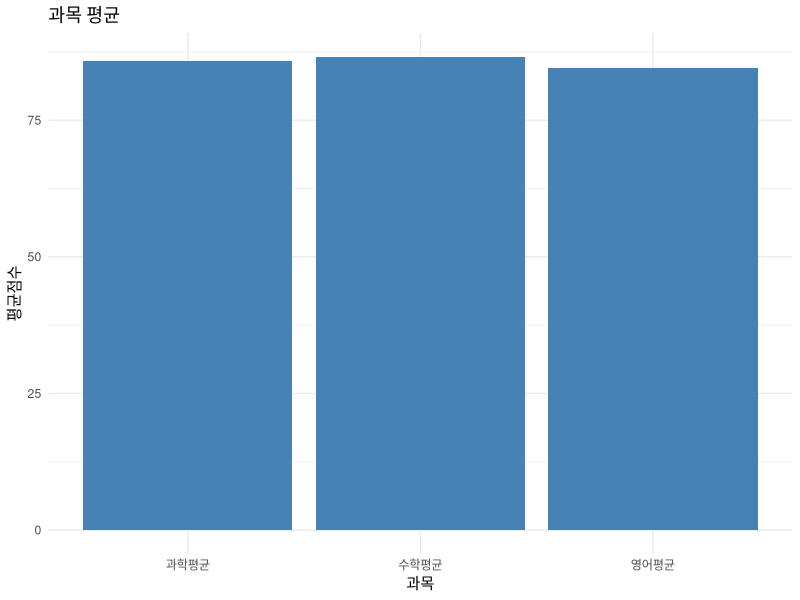

Write R code to recreate this figure.
# R 디렉토리  변경
setwd('D:/r-data')
print(list.files()) #해당 경로 파일 확인

#CSV(엑셀) 불러오기
data = read.csv('student_data.csv')
#View(data)

# 각 과목(Math, Science, English)의 평균 점수를 계산하세요.
# ***mean
math = mean(data$Math) #  Math컬럼(열)평균 구하기
cat('수학평균 : ',math,'\n')

science = mean(data$Science)
cat('과학 평균: ',science,'\n')

english = mean(data$English)
cat('영어 평균 : ',english,'\n')

# 컴퓨터총합을 구하시오. 단, 결측값 제거(na.rm = TRUE)
# rm => remove
computer = sum(data$Computer, na.rm = TRUE)
print(computer)

# 영어 표준편차 구하기
# sd = standard deviation(표준편차)
english_sd = sd(data$English)
print(english_sd) 
# 영어 값들이 평균으로 부터 (+-)4.9만큼
# 퍼져있다는 것을 의미합니다.

# 과학 중앙값 구하기
science_median = median(data$Science)
print(science_median)

# 수학 사분위수 구하기
math_q = quantile(data$Math)
print(math_q)

# 최댓값, 최솟값
# 수학 과목의 최댓값, 최솟값 구해보기
math_max = max(data$Math) #최댓값
math_min = min(data$Math) #최솟값
cat('최솟값 :',math_min,'\n')
cat('최댓값 :',math_max,'\n')

#table
print(table(data$English)) #점수별 인원 통계


# 데이터프레임 기초 통계량 전체 확인
# summary 사용하면 각 컬럼(열)별 기본 통계 확인
print(summary(data))


#install.packages("ggplot2")
library(ggplot2)

graph_data = data.frame(
  x = c('수학평균','영어평균','과학평균'),
  y = c(math,english,science) #각 과목 평균값
        )
  
# 그래프 생성
result = ggplot(data = graph_data, aes(x = x, y = y)) +
  geom_col(fill = 'steelblue') +
  labs(
    title = "과목 평균",
    x = "과목",
    y = "평균점수") + theme_minimal()
print(result)
